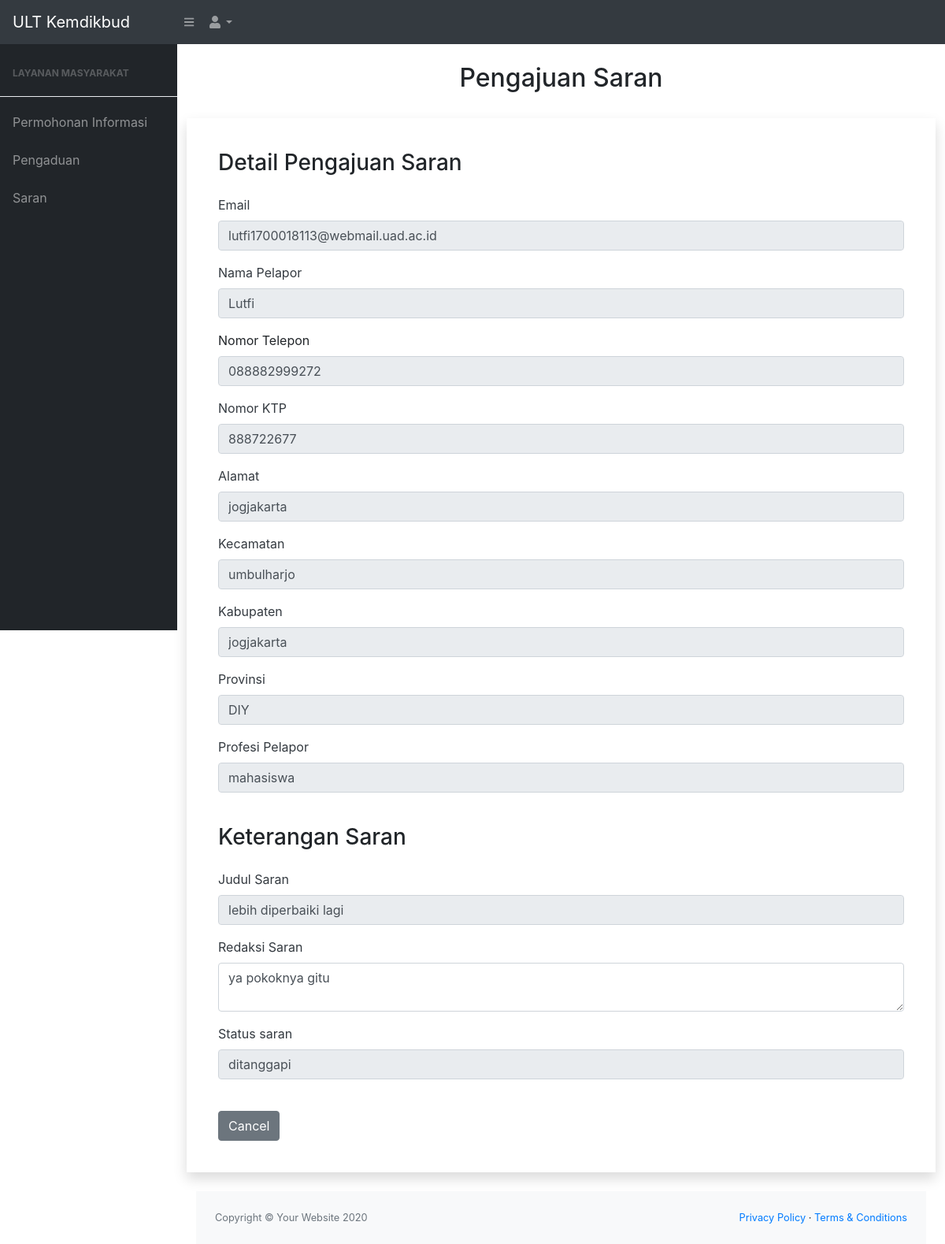
The app's page /Saran/detail_saran/1 with its own data.
### tables this page shows
CREATE TABLE `saran` (
  `id_saran` int(11) NOT NULL,
  `email_pemohon` varchar(1100) NOT NULL,
  `nama_pemohon` varchar(100) NOT NULL,
  `no_HP_pemohon` varchar(15) NOT NULL,
  `no_KTP_pemohon` varchar(100) NOT NULL,
  `alamat_pemohon` varchar(100) NOT NULL,
  `kecamatan_pemohon` varchar(100) NOT NULL,
  `kabupaten_pemohon` varchar(100) NOT NULL,
  `provinsi_pemohon` varchar(100) NOT NULL,
  `profesi_pemohon` varchar(100) NOT NULL,
  `judul_saran` text NOT NULL,
  `redaksi_saran` text NOT NULL,
  `status_saran` enum('ditanggapi','belum ditanggapi') NOT NULL
);

### application/controllers/Saran.php (called while the page is built, shortened)
<?php
class Saran extends CI_Controller
{
    public function __construct()
    {
        $this->load->library('form_validation');
        $this->load->model('Saran_model');
    }
    public function detail_saran()
    {
        $id = $this->uri->segment('3');
        $tampil = array(
            'detail_saran' => $this->Saran_model->detail_saran($id),
        );
        $this->load->view('templates/header');
        $this->load->view('templates/nav');
        $this->load->view('admin/saran/detail_saran', $tampil);
        $this->load->view('templates/footer');
    }
}

### index.php (called while the page is built, shortened)
<?php
require_once BASEPATH.'core/CodeIgniter.php';

### application/models/Saran_model.php (called while the page is built, shortened)
<?php
class Saran_model extends CI_Model
{
    public function detail_saran($id)
    {
        $this->db->select('*')
            ->FROM('saran')
            ->WHERE('id_saran', $id);
        $query = $this->db->get();
        return $query->result();
    }
}

### application/views/admin/saran/detail_saran.php (the view)
<div class="container">
    <div class="section-title" data-aos="fade-up">
        <br>
        <h2 align="center">Pengajuan Saran</h2>
    </div>
    <br>
    <div class="row content">
        <?php foreach ($detail_saran as $saran) { ?>
            <div class="card-body shadow mb-4">
                <form class="pengaduan" method="post" action="#">
                    <div class="card-body">
                        <div class="d-sm-flex align-items-center justify-content-between mb-4">
                            <h3 class=" mb-0 ">Detail Pengajuan Saran</h3>
                        </div>
                        <div class="form-group">
                            <label for="email" class="text-dark">Email</label>
                            <input type="email" class="form-control" value="<?= $saran->email_pemohon ?>" id="email" name="email" readonly>
                        </div>
                        <div class="form-group">
                            <label for="nama" class="text-dark">Nama Pelapor</label>
                            <input type="text" class="form-control" value="<?= $saran->nama_pemohon ?>" id="nama" name="nama" placeholder="your name" readonly>
                        </div>
                        <div class="form-group">
                            <label for="telp">Nomor Telepon</label>
                            <input type="number" class="form-control" value="<?= $saran->no_HP_pemohon ?>" id="telp" name="telp" placeholder="your phone number " readonly>
                        </div>
                        <div class="form-group">
                            <label for="ktp" class="text-dark">Nomor KTP</label>
                            <input type="text" class="form-control" id="ktp" name="ktp" value="<?= $saran->no_KTP_pemohon ?>" placeholder="your ktp number" readonly>
                        </div>
                        <div class="form-group">
                            <label for="alamat" class="text-dark">Alamat</label>
                            <input type="text" class="form-control" id="alamat" name="alamat" value="<?= $saran->alamat_pemohon ?>" placeholder="your address" readonly>
                        </div>
                        <div class="form-group">
                            <label for="kecamatan" class="text-dark">Kecamatan</label>
                            <input type="text" class="form-control" id="kecamatan" value="<?= $saran->kecamatan_pemohon ?>" name="kecamatan" placeholder="your kecamatan" readonly>
                        </div>
                        <div class="form-group">
                            <label for="kabupaten" class="text-dark">Kabupaten</label>
                            <input type="text" class="form-control" id="kabupaten" value="<?= $saran->kabupaten_pemohon ?>" name="kabupaten" placeholder="your kabupaten" readonly>
                        </div>
                        <div class="form-group">
                            <label for="provinsi" class="text-dark">Provinsi</label>
                            <input type="text" class="form-control" id="provinsi" value="<?= $saran->provinsi_pemohon ?>" name="provinsi" placeholder="your province" readonly>
                        </div>
                        <div class="form-group">
                            <label for="profesi" class="text-dark">Profesi Pelapor</label>
                            <input type="text" class="form-control" id="profesi" name="profesi" value="<?= $saran->profesi_pemohon ?>" placeholder="your profesi" readonly>
                        </div>
                        <br>
                        <div class="d-sm-flex align-items-center justify-content-between mb-4">
                            <h3 class=" mb-0 ">Keterangan Saran</h3>
                        </div>
                        <div class="form-group">
                            <label for="judul" class="text-dark">Judul Saran</label>
                            <input type="text" class="form-control" id="judul" value="<?= $saran->judul_saran ?>" name="judul" placeholder="judul saran" readonly>
                        </div>
                        <div class="form-group">
                            <label for="saran" class="text-dark">Redaksi Saran</label>
                            <textarea name="saran" class="form-control" placeholder="deskripsi saran"><?= $saran->redaksi_saran ?></textarea readonly>
                        </div>
                        <div class="form-group">
                            <label for="judul" class="text-dark">Status saran</label>
                            <input type="text" class="form-control" id="Status" value="<?= $saran->status_saran ?>" name="status" placeholder="status saran pengaduan" readonly>
                        </div>
                        <br>
                        <a href="<?= site_url('Saran/tampil_data') ?>">
                            <button type="button" class="btn btn-secondary">Cancel</button>
                        </a>
                </form>
            </div>
        <?php } ?>
    </div>
</div>

### records on screen
saran: email "lutfi1700018113@webmail.uad.ac.id", nama "Lutfi", telp "088882999272", ktp "888722677", alamat "jogjakarta", kecamatan "umbulharjo", kabupaten "jogjakarta", provinsi "DIY", profesi "mahasiswa", judul "lebih diperbaiki lagi", saran "ya pokoknya gitu", status "ditanggapi"
